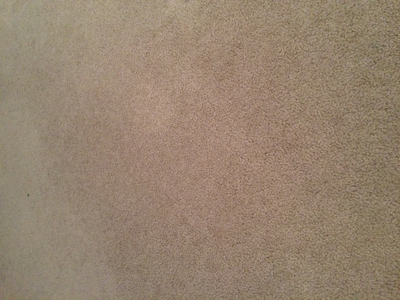
#> input picture exercices/haralick_texture/training/carpet_02.png, 400 x 300 px, given as the content of the folder training/carpet_02.png, which was not available
$ python classify_texture.py --training training/carpet_02.png --test training/carpet_04.png   (older library calls are emulated)
#> lines starting #> are read from the running program, lines starting #| are printed output that depends on the picture
# USAGE
# python classify_texture.py --training training --test testing

# import the necessary packages
from sklearn.svm import LinearSVC
import argparse
import mahotas
import glob
import cv2

# construct the argument parse and parse the arguments
ap = argparse.ArgumentParser()
ap.add_argument("-d", "--training", required=True, help="Path to the dataset of textures")
ap.add_argument("-t", "--test", required=True, help="Path to the test images")
args = vars(ap.parse_args())

# initialize the data matrix and the list of labels
print("[INFO] extracting features...")
data = []
labels = []

# loop over the dataset of images
for imagePath in glob.glob(args["training"] + "/*.png"):
	# load the image, convert it to grayscale, and extract the texture
	# name from the filename
	image = cv2.imread(imagePath)
#> image is the input picture: shape (300, 400, 3); mean B, G, R 111.9, 131.2, 150.4
	image = cv2.cvtColor(image, cv2.COLOR_BGR2GRAY)
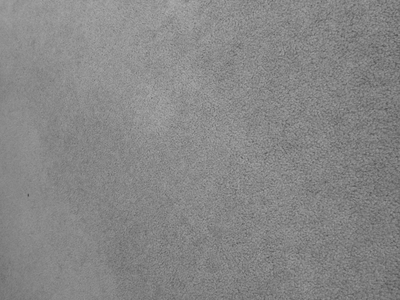
#> image: shape (300, 400); min 76, max 176, mean 134.7
	texture = imagePath[imagePath.rfind("/") + 1:].split("_")[0]

	# extract Haralick texture features in 4 directions, then take the
	# mean of each direction
#> (the run stopped early here; a loop or call above may not have finished)

$ run again, on exercices/haralick_texture/training/laminate-flooring_04.png
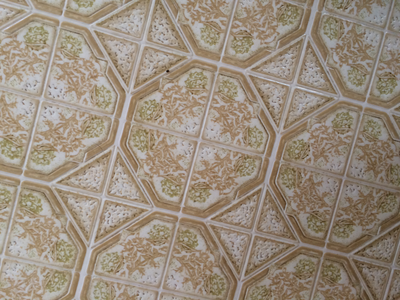
#> input picture exercices/haralick_texture/training/laminate-flooring_04.png, 400 x 300 px, given as the content of the folder training/laminate-flooring_04.png, which was not available
#> image is the input picture: shape (300, 400, 3); mean B, G, R 125.5, 140.3, 153.1
#> `image = cv2.cvtColor(image, cv2.COLOR_BGR2GRAY)`:
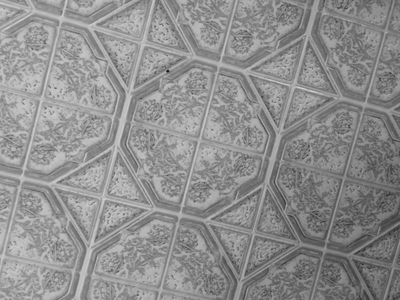
#> image: shape (300, 400); min 10, max 215, mean 142.4

$ run again, on exercices/haralick_texture/training/tablecloth_01.png
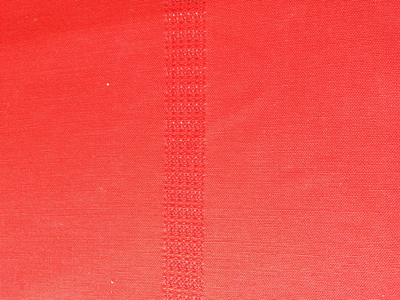
#> input picture exercices/haralick_texture/training/tablecloth_01.png, 400 x 300 px, given as the content of the folder training/tablecloth_01.png, which was not available
#> image is the input picture: shape (300, 400, 3); mean B, G, R 72.8, 77.9, 244.2
#> `image = cv2.cvtColor(image, cv2.COLOR_BGR2GRAY)`:
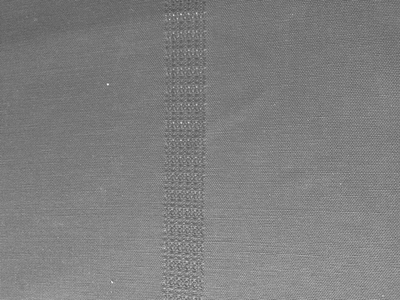
#> image: shape (300, 400); min 75, max 242, mean 127.1

$ run again, on exercices/haralick_texture/training/tablecloth_03.png
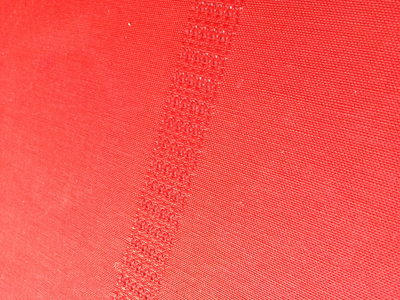
#> input picture exercices/haralick_texture/training/tablecloth_03.png, 400 x 300 px, given as the content of the folder training/tablecloth_03.png, which was not available
#> image is the input picture: shape (300, 400, 3); mean B, G, R 77.1, 82.2, 247.6
#> `image = cv2.cvtColor(image, cv2.COLOR_BGR2GRAY)`:
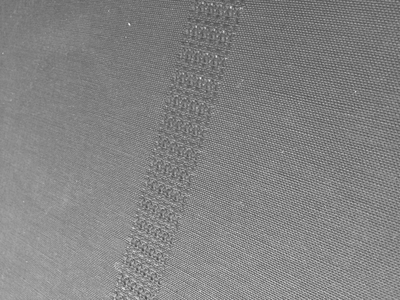
#> image: shape (300, 400); min 67, max 252, mean 131.1
